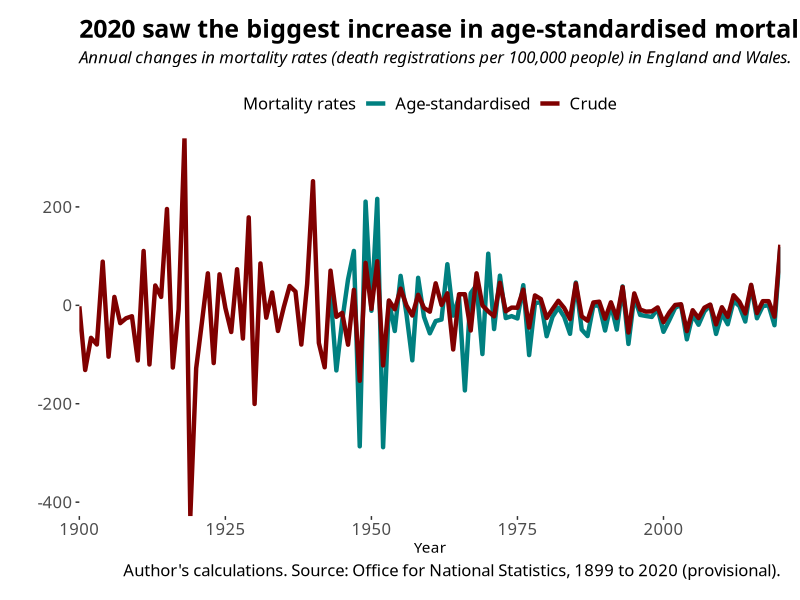
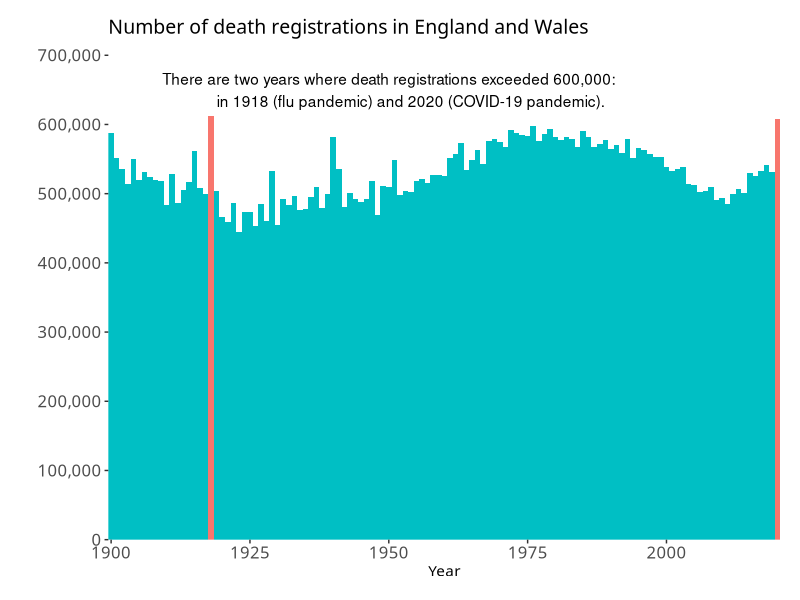
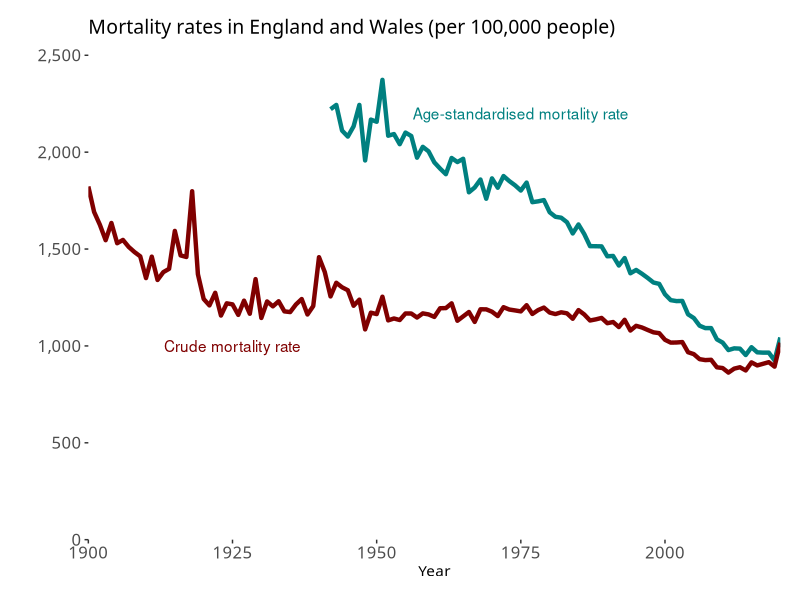
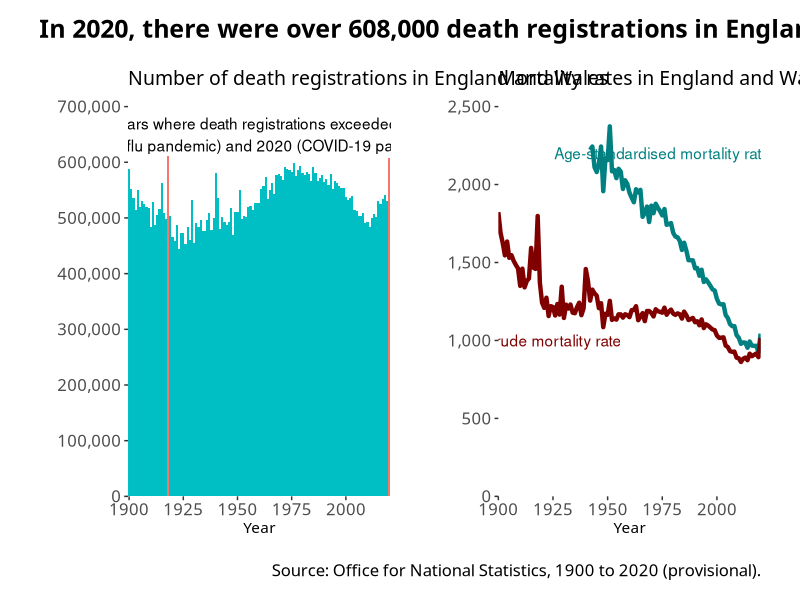

These figures' R source, in order:
## Packages and Themes
# First, install the packages we need
library(tidyverse)
library(readxl)
library(patchwork)
library(scales)

# I set the plotting theme
theme_clean <- theme_bw(base_family="Calibri") + 
  theme(legend.position = "top",
        legend.title = element_text(size = 12),
        legend.text = element_text(size = 12),
        axis.text = element_text(size = 12),
        plot.title = element_text(size = 18, face = "bold"),
        plot.subtitle = element_text(size = 12, face = "italic", margin = margin(b=12)),
        plot.caption = element_text(size = 12),
        plot.margin = unit(c(.5,.5,.5,.5), "cm"),
        panel.grid.major = element_blank(),
        panel.grid.minor = element_blank(),
        panel.border = element_blank())
theme_set(theme_clean)

## Drawing and tidying the data
# I draw the figures from the prepared file
# You can download the original version from the Office for National Statistics here:
# https://www.ons.gov.uk/peoplepopulationandcommunity/birthsdeathsandmarriages/deaths/adhocs/12735annualdeathsandmortalityrates1938to2020provisional
ons_deaths_mortality_df <- read_excel("ONS Mortality Rates/ONS England and Wales Death Registrations - 1838 to 2020 - 2020-02-13.xlsx",
                                                                                sheet = "DATA")
# First, a simple table of the death registrations
ons_deathregs_df <- ons_deaths_mortality_df %>%
  filter(year >= 1900) %>%
  select(year, number_of_deaths)

# Next, we want a tidy data-set of the two mortality rates
ons_mortality_rates_df <- ons_deaths_mortality_df %>%
  filter(year >= 1900) %>%
  select(year, crude_mortality_rate_per100000,
         age_standardised_mortality_rate_per100000) %>%
  pivot_longer(cols = 2:3,
               names_to = "measures",
               values_to = "rate") %>%
  drop_na()

# Third, we want to understand annual changes in mortality rates
ons_mortality_change_df <- ons_deaths_mortality_df %>%
  arrange(year) %>%
  mutate(crude_change = crude_mortality_rate_per100000 -
           lag(crude_mortality_rate_per100000, 1),
         agest_change = age_standardised_mortality_rate_per100000 - 
           lag(age_standardised_mortality_rate_per100000, 1)) %>%
  filter(year >= 1900) %>%
  select(year, crude_change, agest_change) %>%
  pivot_longer(cols = 2:3,
               names_to = "measures",
               values_to = "change") %>%
  drop_na()

## Making the graphs
# This is the first half of the first graph
ons_mortality_gg1 <- ons_deathregs_df %>%
  ggplot(aes(x = year,
             y = number_of_deaths)) +
  geom_bar(stat = "identity",
           width = 1,
           aes(fill = number_of_deaths <= 600000)) +
  scale_x_continuous(expand = c(0,0)) +
  scale_y_continuous(expand = c(0,0),
                     limits = c(0,700000),
                     labels = label_comma(),
                     breaks = breaks_pretty(n = 7)) +
  theme(legend.position = "NONE",
        plot.subtitle = element_text(size = 14,
                                     face = "plain")) +
  labs(subtitle = "Number of death registrations in England and Wales",
       x = "Year",
       y = "") +
  annotate("text", x = 1950, y = 650000,
           label = "There are two years where death registrations exceeded 600,000:
           in 1918 (flu pandemic) and 2020 (COVID-19 pandemic).")

# This is the second half of the first graph
ons_mortality_gg2 <- ons_mortality_rates_df %>%
  ggplot(aes(x = year,
             y = rate,
             group = measures)) +
  geom_line(aes(color = measures),
            size = 1.5) +
  scale_x_continuous(expand = c(0,0)) +
  scale_y_continuous(expand = c(0,0),
                     limits = c(0,2500),
                     labels = label_comma()) +
  theme(legend.position = "NONE",
        plot.subtitle = element_text(size = 14,
                                     face = "plain")) +
  labs(x = "Year",
       y = "",
       subtitle = "Mortality rates in England and Wales (per 100,000 people)") +
  scale_colour_manual(values = c("#008080", "#800000")) +
  annotate("text", x = 1925, y = 1000,
           label = "Crude mortality rate",
           color = "#800000") +
  annotate("text", x = 1975, y = 2200,
           label = "Age-standardised mortality rate",
           color = "#008080")

# Using patchwork, we join these two graphs using the + operator
# In patchwork, the plot_annotation function creates overarching annotations
ons_mortality_ggp <- ons_mortality_gg1 +
  ons_mortality_gg2 +
  plot_annotation(title = "In 2020, there were over 608,000 death registrations in England and Wales.",
                  caption = "Source: Office for National Statistics, 1900 to 2020 (provisional).")

# Lastly, we create the graph showing changes in mortality rates
ons_mortality_change_gg <- ons_mortality_change_df %>%
  ggplot(aes(x = year,
             y = change,
             group = measures)) +
  geom_line(aes(color = measures),
            size = 1.5) +
  scale_x_continuous(expand = c(0,0)) +
  scale_y_continuous(expand = c(0,0)) +
  labs(title = "2020 saw the biggest increase in age-standardised mortality since 1951.",
       subtitle = "Annual changes in mortality rates (death registrations per 100,000 people) in England and Wales.",
       x = "Year",
       y = "",
       caption = "Author's calculations. Source: Office for National Statistics, 1899 to 2020 (provisional).") +
  scale_colour_manual(values = c("#008080", "#800000"),
                      name = "Mortality rates",
                      labels = c("Age-standardised", "Crude"))